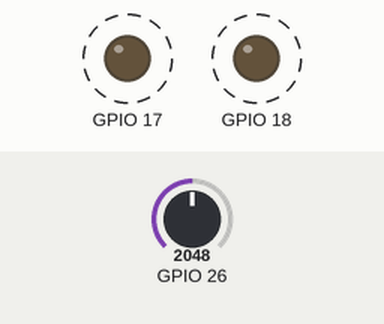
The sketch below on a simulated ESP32. Parts: output pins drawn as LEDs (lit = HIGH). Dashed ring = blinking. Inputs (shaded band) come from the test bench; at power-on: GPIO 26 = 2048. What the sketch prints to the serial monitor is not drawn.

Above: at 1.8 s.
1.9 s: GPIO 26 set to 839
5.4 s: GPIO 26 set to 753
At 6.4 s:
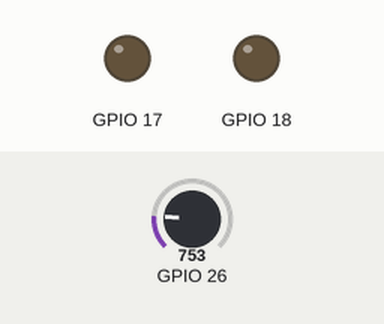
7.0 s: GPIO 26 set to 840
At 7.4 s:
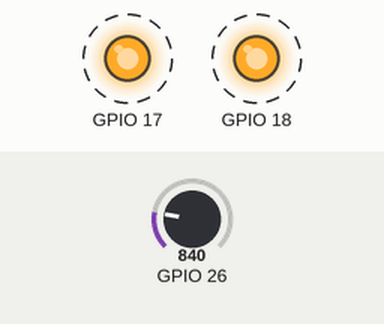
11.0 s: GPIO 26 set to 760
At 11.8 s:
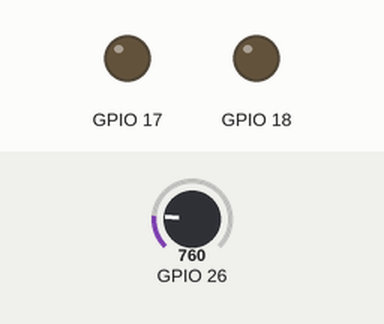
Timing chart, 0 to 13.5 s (numbered marks = the images above; inputs shaded):
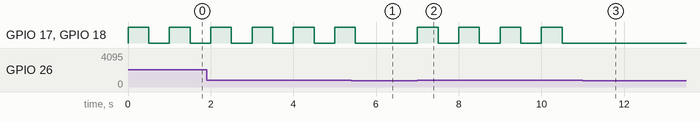

Measured:
- the behaviour switches between 801 and 800 on GPIO 26 (found by bisection; images 0 and 1)
- after the input at 5.4 s, GPIO 17, GPIO 18: goes on until 5.5 s, then stays LOW
- after the input at 7.0 s, GPIO 17, GPIO 18: alternates HIGH for 0.50 s and LOW for 0.50 s, starting at once
- after the input at 11.0 s, GPIO 17, GPIO 18: stops changing and stays LOW
- by itself, GPIO 17, GPIO 18: alternates HIGH for 0.50 s and LOW for 0.50 s

The sketch:

Project_11_Light_Detection_Alarm_System.ino
```cpp
//**********************************************************************************
/*
 * 名称   : Light_Detection_Alarm_System
 * 功能   : 光敏传感器控制LED和蜂鸣器
 * 作者   : http://www.keyes-robot.com/
*/
int item = 0;

void setup() {
  Serial.begin(115200); //设置串口波特率为115200
  pinMode(26, INPUT);    //将光敏传感器连接到GPIO26上，并设置为输入模式
  pinMode(17, OUTPUT); //将有源蜂鸣器连接到GPIO17上，并设置为输出模式
  pinMode(18, OUTPUT);  //将LED连接到GPIO18上，并设置为输出模式
}

void loop() {
  item = analogRead(26);   //光敏传感器读取光照强度，将读取到模拟值赋予变量Item
  Serial.println(item);  //串口打印光敏传感器的模拟值
  if (item > 800) {  //模拟值大于800
    digitalWrite(17, HIGH); //打开蜂鸣器
    digitalWrite(18, HIGH);  //打开LED
    delay(500);  //延迟 500ms
    digitalWrite(17, LOW);  //关闭蜂鸣器
    digitalWrite(18, LOW);  //关闭LED
    delay(500);  //延迟 500ms
  } else {  //否则，模拟值不大于800
    digitalWrite(17, LOW); //关闭蜂鸣器
    digitalWrite(18, LOW);  //关闭LED
  }
}
//**********************************************************************************
```
